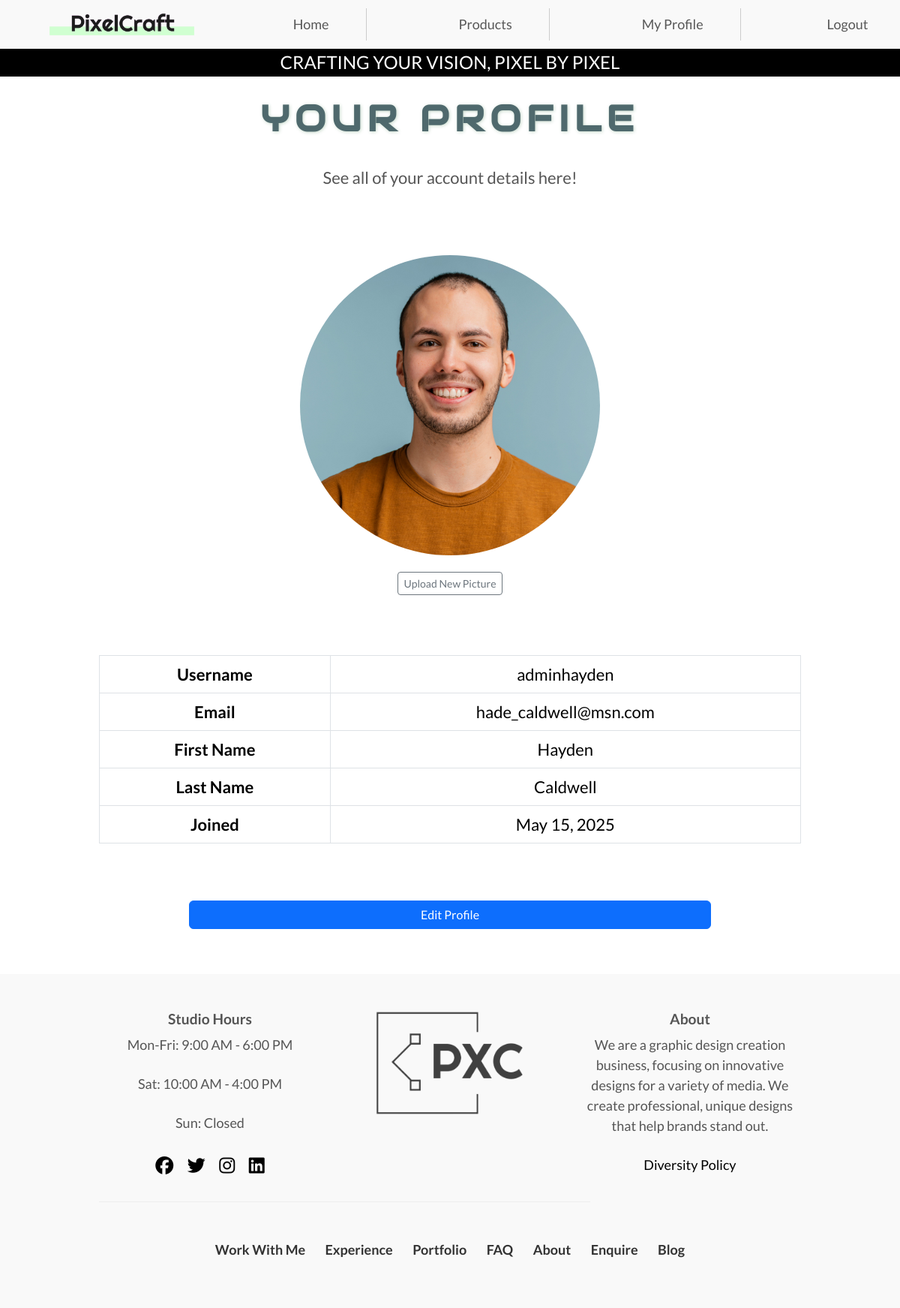
Page /profile/ (signed in) on the committed database.
### accounts/models.py (models this page shows, shortened)
class CustomUser(AbstractUser):
    pass

class UserProfile(models.Model):
    user = models.OneToOneField(settings.AUTH_USER_MODEL, on_delete=models.CASCADE, related_name='profile')
    favorite_category = models.CharField(max_length=50, choices=DESIGN_CATEGORIES, blank=True, default='')
    phone = models.CharField(max_length=15, blank=True)
    picture = models.ImageField(upload_to='profile_pics/', blank=True, null=True)
    updated_at = models.DateTimeField(auto_now=True)
    created_at = models.DateTimeField(auto_now_add=True)

### home/views.py (the view)
# urls.py: path('profile/', views.profile, name='profile'),  # Profile view should come after
def profile(request):
    return render(request, 'account/profile.html')

### templates/account/profile.html (shortened to what this page needs)
{% extends 'base.html' %}
{% load static %}
{% block extra_css %}
    <link rel="stylesheet" href="{% static 'css/app_accounts.css' %}">
{% endblock %}
{% block content %}
<section class="accounts-section container">
    <h1 class="section-heading">Your Profile</h1>
    <p>See all of your account details here!</p>
    <div class="accounts-row-spacer row">
        <div class="col d-flex justify-content-center align-items-center">
            <img src="{% if user.profile.picture %}{{ user.profile.picture.url }}{% else %}https://res.cloudinary.com/ddj2rpxcb/image/upload/v1746752329/user-default_ruxmux.png{% endif %}"
                class="image-fluid profile-portrait"
                alt="Profile Picture">
        </div>
        <form method="post" enctype="multipart/form-data" action="{% url 'accounts:upload_profile_picture' %}">
            <div class="form-group">
                <label for="profile_picture" class="btn btn-outline-secondary btn-sm">Upload New Picture</label>
            </div>
        </form>
    </div>
    <div class="col">
        <table class="table table-bordered">
            <tbody>
                <tr>
                    <td><strong>Username</strong></td>
                    <td>{{ user.username }}</td>
                </tr>
                <tr>
                    <td><strong>Email</strong></td>
                    <td>{{ user.email }}</td>
                </tr>
                <tr>
                    <td><strong>First Name</strong></td>
                    <td>{{ user.first_name }}</td>
                </tr>
                <tr>
                    <td><strong>Last Name</strong></td>
                    <td>{{ user.last_name }}</td>
                </tr>
                <tr>
                    <td><strong>Joined</strong></td>
                    <td>{{ user.date_joined|date:"F d, Y" }}</td>
                </tr>
            </tbody>
        </table>
    </div>
    <div class="accounts-row-spacer row">
        <a href="{% url 'accounts:edit_profile' %}" class="btn btn-primary">Edit Profile</a>
    </div>
</section>
{% endblock %}

### templates/base.html (shortened to what this page needs)
<!doctype html>
<html lang="en">
    {% load static %}
    <head>
    {% block corecss %}
        <link href="{% static 'css/bootstrap.min.css' %}" rel="stylesheet">
        <link rel="stylesheet" href="{% static 'css/base.css' %}">
        <link rel="stylesheet" href="{% static 'css/navbar.css' %}">
        <link rel="stylesheet" href="{% static 'css/footer.css' %}">
    {% endblock %}
    {% block extra_css %}
    {% endblock %}
    </head>
    <body>
        <header class="container-fluid fixed-top">
            <div id="topnav" class="row pt-lg-2 d-none d-lg-flex">
                <div class="col-12 col-lg-4 my-auto py-1 py-lg-0 text-center text-lg-left">
                    <a href="{% url 'home' %}" class="nav-link main-logo-link">
                        <h2 class="logo-font text-white my-0"><strong>Pixel</strong>Craft</h2>
                    </a>
                </div>
                <div class="row main-nav">
                    <nav class="navbar navbar-expand-lg navbar-light w-100">
                        {% include 'includes/main-nav.html' %}
                    </nav>
                </div>
            </div>
            <div id="delivery-banner" class="row text-center d-none d-md-flex">
                <div class="col bg-black text-white">
                    <h4 class="logo-font my-1">Crafting Your Vision, Pixel by Pixel</h4>
                </div>
            </div>
        </header>
        {% block content %}
        {% endblock %}
    </body>
    <footer class="footer bg-offwhite py-5">
        <div class="container">
            <div class="row text-center flex-column flex-md-row footer-container">
                <div class="col-12 col-md-4 mb-4 mb-md-0 footer-hours">
                    <h5 class="footer-header">Studio Hours</h5>
                    <p>Mon-Fri: 9:00 AM - 6:00 PM</p>
                    <p>Sat: 10:00 AM - 4:00 PM</p>
                    <p>Sun: Closed</p>
                    <div class="social-links">
                        <a href="#" class="text-black mr-3"><i class="fab fa-facebook"></i></a>
                        <a href="#" class="text-black mr-3"><i class="fab fa-twitter"></i></a>
                        <a href="#" class="text-black mr-3"><i class="fab fa-instagram"></i></a>
                        <a href="#" class="text-black mr-3"><i class="fab fa-linkedin"></i></a>
                    </div>
                </div>
                <div class="col-12 col-md-4 mb-4 mb-md-0">
                    <a href="{% url 'home' %}" class="nav-link">
                        <img src="{% static 'images/logo.png' %}" alt="Logo" class="footer-logo mx-auto d-block">
                    </a>
                </div>
                <div class="col-12 col-md-4 footer-about">
                    <h5 class="footer-header">About</h5>
                    <p>We are a graphic design creation business, focusing on innovative designs for a variety of media. We create professional, unique designs that help brands stand out.</p>
                    <a href="{% url 'diversity_policy' %}" class="text-black">Diversity Policy</a>
                </div>
            </div>
            <hr class="footer-divider">
            <div class="row text-center">
                <div class="col-12">
                    <ul class="footer-links list-inline">
                        <li class="list-inline-item"><a href="{% url 'work_with_me' %}">Work With Me</a></li>
                        <li class="list-inline-item"><a href="{% url 'experience' %}">Experience</a></li>
                        <li class="list-inline-item"><a href="{% url 'portfolio' %}">Portfolio</a></li>
                        <li class="list-inline-item"><a href="{% url 'faq' %}">FAQ</a></li>
                        <li class="list-inline-item"><a href="{% url 'about' %}">About</a></li>
                        <li class="list-inline-item"><a href="{% url 'enquire' %}">Enquire</a></li>
                        <li class="list-inline-item"><a href="{% url 'blog' %}">Blog</a></li>
                    </ul>
                </div>
            </div>
        </div>
    </footer>
</html>

### templates/includes/main-nav.html (shortened to what this page needs)
{% load static %}
<nav class="navbar navbar-light navbar-expand-lg bg-offwhite fixed-top">
    <div class="container-fluid">
        <div class="d-flex align-items-center me-auto" style="width: 20%;">
            <a href="/" class="navbar-brand">
                <img src="{% static 'images/nav-logo.png' %}" alt="PixelCraft Logo" class="logo-img">
            </a>
        </div>
        <div class="collapse navbar-collapse" id="navbarNav">
            <ul class="navbar-nav w-100 justify-content-around">
                {% with url_name=request.resolver_match.url_name %}
                <li class="nav-item {% if not url_name or url_name == 'home' %}active{% endif %}">
                    <a class="nav-link" href="/" aria-label="Home">Home</a>
                </li>
                <li class="nav-item {% if url_name == 'products' %}active{% endif %}">
                    <a class="nav-link" href="{% url 'product_list' %}" aria-label="Products">Products</a>
                </li>
                {% if user.is_authenticated %}
                    <li class="nav-item {% if url_name == 'account_profile' %}active{% endif %}">
                        <a class="nav-link" href="{% url 'profile' %}" aria-label="My Profile">My Profile</a>
                    </li>
                    <li class="nav-item">
                        <form method="post" action="{% url 'accounts:account_logout' %}" id="nav-logout">
                            <button type="submit" class="nav-link" style="padding: 0; border: none; background: none; color: rgb(0, 0, 0, 0.65);" aria-label="Logout">
                                Logout
                            </button>
                        </form>
                    </li>
                {% else %}
                    <li class="nav-item {% if url_name == 'account_login' %}active{% endif %}">
                        <a class="nav-link" href="{% url 'accounts:account_login' %}" aria-label="Sign In">Sign In</a>
                    </li>
                {% endif %}
                {% endwith %}
            </ul>
        </div>
    </div>
</nav>

### templates/includes/mobile-top-header.html (shortened to what this page needs)
{% load static %}

### static/css/base.css (style rules this page uses)
body { background: url("https://res.cloudinary.com/ddj2rpxcb/image/upload/f_auto,q_auto/v1747350318/home-background_gmzqzp.jpg") no-repeat center center fixed; background-size: cover; height: calc(100vh - 164px); color: #555; font-family: 'Lato', serif; }
.logo-font { text-transform: uppercase; }
a { text-decoration: none; }
.text-black { color: #000 !important; }
.text-white { color: #ffffff !important; }
.bg-black { background: #000 !important; }
.section-heading { font-weight: 700; font-family: 'Audiowide', serif; letter-spacing: 2mm; text-transform: uppercase; }
#nav-logout { padding-top: 8px; padding-right: 10px; }
button[type="submit"] { font-size: var(--bs-nav-link-font-size)!important; }
@media (min-width: 768px) { .navbar-nav .nav-item:not(:first-child) { border-left: none; } }
@media (min-width: 768px) { .navbar-nav .nav-item { padding-left: 0px; } }
@media (min-width: 1200px) { .container { max-width: 80%; } }

### static/css/navbar.css (style rules this page uses)
#topnav .main-logo-link h2 { font-family: 'Arial', sans-serif; color: #fff; font-size: 1.5rem; }
.navbar { background-color: #F9F9F9; padding: 0; display: flex; }
.navbar-brand { padding-left: 50px; }
.fixed-top { padding: 0.5em 0; }
#delivery-banner { margin-top: 1em; position: relative; }
.logo-img { height: auto; max-width: 200px; }
.navbar-nav { display: flex; }
.navbar-nav .nav-item:not(:first-child) { border-left: 1px solid #ccc; }
@media (min-width: 992px) { .navbar-nav .nav-item { padding-left: 115px; } }

### static/css/footer.css (style rules this page uses)
.footer { background-color: #f9f9f9; }
.footer-header { font-size: 1.2rem; font-weight: bold; margin-bottom: 10px; }
.footer-logo { max-width: 200px; height: auto; }
.social-links a { font-size: 1.5rem; margin: 0 7.5px; color: #333; }
.footer-divider { border-top: 1px solid #ccc; margin: 30px 0; }
.footer-links { margin-top: 20px; padding-left: 0; }
.footer-links li { display: inline-block; margin: 0 15px; }
.footer-links a { color: #333; font-weight: bold; }

### static/css/app_accounts.css (style rules this page uses)
body { background: #fff; background-image: none; color: #555; font-family: 'Lato'; font-size: 18px; }
#delivery-banner { margin-top: 0.4em; }
.accounts-section { padding-top: 130px; font-size: 22px; }
.accounts-section > h1 { font-size: 48px; text-transform: uppercase; letter-spacing: 2mm; color: #4f696d; text-shadow: 1px 1px 4px rgba(70, 128, 82, 0.3); }
.accounts-row-spacer { padding: 60px; margin: 0px 60px; }
.container { text-align: center; }
h1, h2, p { text-align: center; padding-bottom: 0.5em; }
hr { width: 70%; margin: 0 auto; }
button:not(.navbar-toggler), input, optgroup, select, textarea { width: 100%; padding: 12px; border: 1px solid #ddd; border-radius: 5px; box-sizing: border-box; font-size: 16px; }
.profile-portrait { object-fit: cover; border-radius: 50%; display:block; margin-left: auto; margin-right: auto; margin-bottom: 20px; }
.profile-portrait { width: 150px; height:150px; }
@media (min-width: 576px) { .profile-portrait { width: 200px; height: 200px; } }
@media (min-width: 768px) { .profile-portrait { width: 400px; height: 400px; } }
h2 { text-align: center; color: #333; margin-bottom: 20px; }
.form-group { margin-bottom: 20px; }
label { display: block; font-weight: bold; color: #333; margin-bottom: 8px; }
button[type="submit"] { width: 100%; padding: 12px; background-color: #4CAF50; color: white; border: none; border-radius: 5px; font-size: 16px; cursor: pointer; }
.form-group { margin-bottom: 1rem; }
label { display: block; margin-bottom: 0.25rem; font-weight: bold; }

### rows in the picture
CustomUser: picture (picture), username "adminhayden", email "hade_caldwell@msn.com", first_name "Hayden", last_name "Caldwell", date_joined "May 15, 2025"
